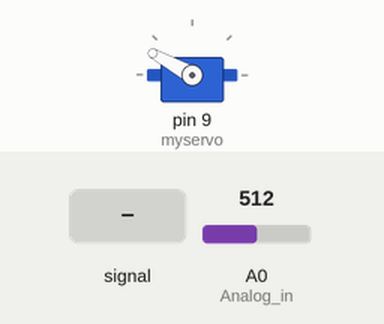
This sketch was run on a simulated Arduino Uno, built with avr-gcc and run on an emulated ATmega328P. Parts: servo. The test bench sets the inputs (shaded band); at power-on: A0 (Analog_in) = 512.

Above: at 1.2 s.
1.3 s: A0 (Analog_in) fed a 200 Hz sine of ±255 counts around its level
4.3 s: A0 (Analog_in) set to 716
At 4.9 s:
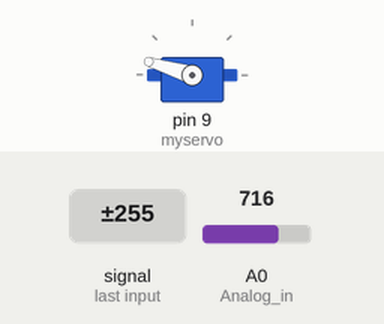
5.8 s: A0 (Analog_in) set to 511
At 6.2 s:
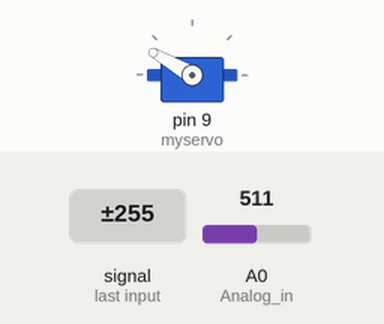
7.3 s: A0 (Analog_in) set to 306
At 8.0 s:
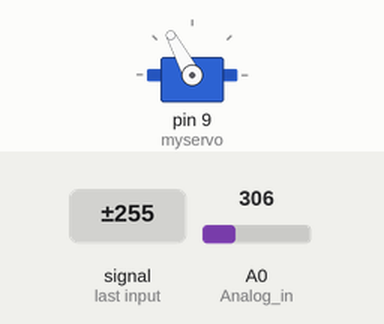
8.8 s: A0 (Analog_in) set to 300
At 11.37 s:
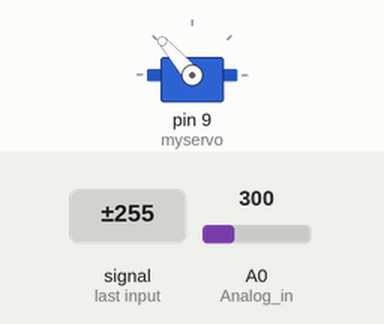
11.8 s: A0 (Analog_in) set to 150
Timing chart, 0 to 14.3 s (numbered marks = the images above; inputs shaded):
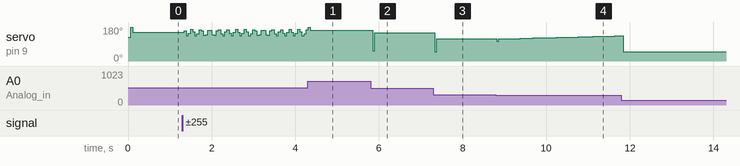

The sketch:

PID_balance_code.ino
```cpp
/* PID balance code with ping pong ball and distance sensor sharp 2y0a21
 *  by ELECTRONOOBS: https://www.youtube.com/channel/UCjiVhIvGmRZixSzupD0sS9Q
 *  Tutorial: http://electronoobs.com/eng_arduino_tut100.php
 *  Code: http://electronoobs.com/eng_arduino_tut100_code1.php
 *  Scheamtic: http://electronoobs.com/eng_arduino_tut100_sch1.php
 *  3D parts: http://electronoobs.com/eng_arduino_tut100_stl1.php
 */
#include <Servo.h>
#include <Wire.h>


///////////////////////Inputs/outputs///////////////////////
int Analog_in = A0;
Servo myservo; // create servo object to control a servo, later attatched to D9
///////////////////////////////////////////////////////


////////////////////////Variables///////////////////////
int Read       = 0;
float distance = 0.0;
float elapsedTime, time, timePrev; // Variables for time control
float distance_previous_error, distance_error;
int period = 50; // Refresh rate period of the loop is 50ms
///////////////////////////////////////////////////////


///////////////////PID constants///////////////////////
float kp                = 8;    // Mine was 8
float ki                = 0.2;  // Mine was 0.2
float kd                = 3100; // Mine was 3100
float distance_setpoint = 21;   // Should be the distance from sensor to the middle of the bar in mm
float PID_p, PID_i, PID_d, PID_total;
///////////////////////////////////////////////////////


void setup() {
    // analogReference(EXTERNAL);
    Serial.begin(9600);
    myservo.attach(9);  // attaches the servo on pin 9 to the servo object
    myservo.write(125); // Put the servco at angle 125, so the balance is in the middle
    pinMode(Analog_in, INPUT);
    time = millis();
}

void loop() {
    if (millis() > time + period) {
        time                 = millis();
        distance             = get_dist(100);
        distance_error       = distance_setpoint - distance;
        PID_p                = kp * distance_error;
        float dist_diference = distance_error - distance_previous_error;
        PID_d                = kd * ((distance_error - distance_previous_error) / period);

        if (-3 < distance_error && distance_error < 3) {
            PID_i = PID_i + (ki * distance_error);
        } else {
            PID_i = 0;
        }

        PID_total = PID_p + PID_i + PID_d;
        PID_total = map(PID_total, -150, 150, 0, 150);  // map an analog value [-150, 150] to [0, 150]

        if (PID_total < 20) {
            PID_total = 20;
        }
        if (PID_total > 160) {
            PID_total = 160;
        }

        myservo.write(PID_total + 30);
        distance_previous_error = distance_error;
    }
}


float get_dist(int n) {
    long sum = 0;
    for (int i = 0; i < n; i++) {
        sum = sum + analogRead(Analog_in);
    }
    float adc = sum / n;
    // float volts = analogRead(adc)*0.0048828125;  // value from sensor * (5/1024)
    // float volts = sum*0.003222656;  // value from sensor * (3.3/1024) EXTERNAL analog refference

    float distance_cm = 17569.7 * pow(adc, -1.2062);
    // float distance_cm = 13*pow(volts, -1);
    return (distance_cm);
}
```

pid.h
```cpp
#ifndef _PID_H_
#define _PID_H_

class PIDImpl;
class PID {
public:
    // Kp -  proportional gain
    // Ki -  Integral gain
    // Kd -  derivative gain
    // dt -  loop interval time
    // max - maximum value of manipulated variable
    // min - minimum value of manipulated variable
    PID(double dt, double max, double min, double Kp, double Kd, double Ki);

    // Returns the manipulated variable given a setpoint and current process value
    double calculate(double setpoint, double pv);
    ~PID();

private:
    PIDImpl* pimpl;
};

#endif
```

pid_example.cpp
```cpp
#include "pid.h"
#include <stdio.h>

int main() {

    PID pid = PID(0.1, 100, -100, 0.1, 0.01, 0.5);

    double val = 20;
    for (int i = 0; i < 100; i++) {
        double inc = pid.calculate(0, val);
        printf("val:% 7.3f inc:% 7.3f\n", val, inc);
        val += inc;
    }

    return 0;
}
```

Measured:
- the behaviour switches between 301 and 300 on A0 (Analog_in) (found by bisection; images 3 and 4)
- after the input at 5.8 s, servo on pin 9 (myservo): 163° → 150° after 0.05 s
- after the input at 7.3 s, servo on pin 9 (myservo): 150° → 118° at once
